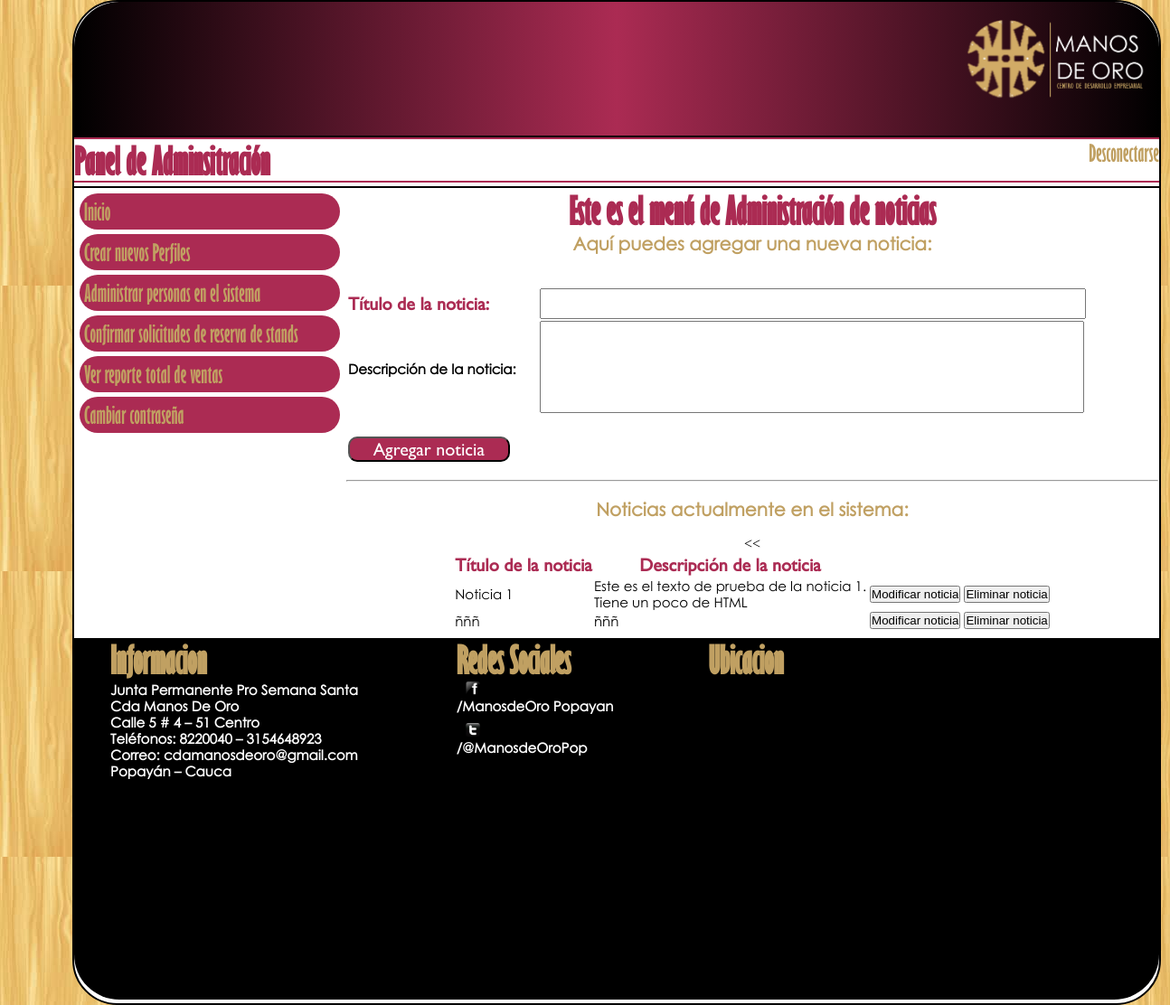
/Interfaces/admonNoticias.php (signed in), run on the app's committed database.
### tables this page shows
CREATE TABLE IF NOT EXISTS `noticias` (
  `idNoticia` int(11) NOT NULL,
  `titulo` varchar(150) NOT NULL,
  `contenido` text NOT NULL
);

### Librerias/Datasource.php (called while the page is built, shortened)
<?php
class Datasource {
        var $dbLink;
       function Datasource($dbHost, $dbName, $dbuser, $dbpasswd) {
                $this->dbLink = mysql_connect ($dbHost, $dbuser, $dbpasswd);
	}
        function execute($sql) {
                $result = mysql_query($sql, $this->dbLink);
                return $result;
        }
        function nextRow ($result) {
                $row = mysql_fetch_array($result);
                return $row;
        }
        function checkErrors($sql) {
                $err=mysql_error();
                $errno=mysql_errno();
                if($errno) {
                        $message = "The following SQL command ".$sql." caused Database error: ".$err.".";
                        print "Unrecowerable error has occurred. All data will be logged.";
                        print "Please contact System Administrator for help! \n";
                        print " ".$message." \n";
                        exit;
                } else {
                        return;
                }
        }
}
?>

### Librerias/Administrador.php (called while the page is built, shortened)
<?php
class Administrador {
    var $idAdministrador;
    var $primerNom;
    var $segundoNom;
    var $primerApe;
    var $segundoApe;
    var $username;
    var $password;
    var $email;
    var $tipo;
    function getIdAdministrador() {
          return $this->idAdministrador;
    }
    function setIdAdministrador($idAdministradorIn) {
          $this->idAdministrador = $idAdministradorIn;
    }
    function getPrimerNom() {
          return $this->primerNom;
    }
    function setPrimerNom($primerNomIn) {
          $this->primerNom = $primerNomIn;
    }
    function getSegundoNom() {
          return $this->segundoNom;
    }
    function setSegundoNom($segundoNomIn) {
          $this->segundoNom = $segundoNomIn;
    }
    function getPrimerApe() {
          return $this->primerApe;
    }
    function setPrimerApe($primerApeIn) {
          $this->primerApe = $primerApeIn;
    }
    function getSegundoApe() {
          return $this->segundoApe;
    }
    function setSegundoApe($segundoApeIn) {
          $this->segundoApe = $segundoApeIn;
    }
    function getUsername() {
          return $this->username;
    }
    function setUsername($usernameIn) {
          $this->username = $usernameIn;
    }
    function getPassword() {
          return $this->password;
    }
    function setPassword($passwordIn) {
          $this->password = $passwordIn;
    }
    function getEmail() {
          return $this->email;
    }
    function setEmail($emailIn) {
          $this->email = $emailIn;
    }
    function getTipo() {
          return $this->tipo;
    }
    function setTipo($tipoIn) {
          $this->tipo = $tipoIn;
    }
}
?>

### Librerias/AdministradorDao.php (called while the page is built, shortened)
<?php
class AdministradorDao {
    function createValueObject() {
          return new Administrador();
    }
    function searchMatching($conn, $valueObject) {
          $first = true;
          $sql = "SELECT * FROM administrador WHERE 1=1 ";
          if ($valueObject->getIdAdministrador() != 0) {
              if ($first) { $first = false; }
              $sql = $sql."AND idAdministrador = ".$valueObject->getIdAdministrador()." ";
          }
          $sql = $sql."ORDER BY idAdministrador ASC ";
          $searchResults = $this->listQuery($conn, $sql);
          return $searchResults;
    }
    function listQuery($conn, $sql) {
          $searchResults = array();
          $result = $conn->execute($sql);
          while ($row = $conn->nextRow($result)) {
               $temp = $this->createValueObject();
               $temp->setIdAdministrador($row[0]);
               $temp->setPrimerNom($row[1]);
               $temp->setSegundoNom($row[2]);
               $temp->setPrimerApe($row[3]);
               $temp->setSegundoApe($row[4]);
               $temp->setUsername($row[5]);
               $temp->setPassword($row[6]);
               $temp->setEmail($row[7]);
               $temp->setTipo($row[8]);
               array_push($searchResults, $temp);
          }
          return $searchResults;
    }
}
?>

### Librerias/NoticiasDao.php (called while the page is built, shortened)
<?php
class NoticiasDao {
    function createValueObject() {
          return new Noticias();
    }
    function loadAll($conn) {
          $sql = "SELECT * FROM noticias ORDER BY idNoticia ASC ";
          $searchResults = $this->listQuery($conn, $sql);
          return $searchResults;
    }
    function listQuery($conn, $sql) {
          $searchResults = array();
          $result = $conn->execute($sql);
          while ($row = $conn->nextRow($result)) {
               $temp = $this->createValueObject();
               $temp->setIdNoticia($row[0]);
               $temp->setTitulo($row[1]);
               $temp->setContenido($row[2]);
               array_push($searchResults, $temp);
          }
          return $searchResults;
    }
}
?>

### Librerias/Noticias.php (called while the page is built, shortened)
<?php
class Noticias {
    var $titulo;
    var $contenido;
    function getTitulo() {
          return $this->titulo;
    }
    function setTitulo($tituloIn) {
          $this->titulo = $tituloIn;
    }
    function getContenido() {
          return $this->contenido;
    }
    function setContenido($contenidoIn) {
          $this->contenido = $contenidoIn;
    }
}
?>

### Interfaces/admonNoticias.php (the view, shortened to what this page needs)
<?php
	include_once("../Librerias/Datasource.php");
	include_once("../Librerias/AdministradorDao.php");
	include_once("../Librerias/Administrador.php");
	include_once("../Librerias/Noticias.php");
	include_once("../Librerias/NoticiasDao.php");
	function mostrarMenu($permisos)
	{
		if($permisos<2)
		{
			return "<ul><li><a id=\"opc_admin\" href=\"admon.php\">Inicio</a></li><li><a id=\"opc_admin\" href=\"admonNoticias.php\">Noticias</a></li><li><a id=\"opc_admin\" href=\"cambiarInstitucional.php\">Informacion Institucional</a></li><li><a id=\"opc_admin\" href=\"peticionesRegistro.php\">Peticiones de registro</a></li><li><a id=\"opc_admin\" href=\"verVentasAdmin.php\">Ver reporte total de ventas</a><br></li><li><a id=\"opc_admin\" href=\"confirmarStands.php\">Confirmar solicitudes de reserva de stands</a><br></li><li><a id=\"opc_admin\" href=\"agregarCurso.php\">Agregar un curso</a><br></li><li><a id=\"opc_admin\" href=\"cambiarComision.php\">Comision Tienda Virtual</a><br></li><li><a id=\"opc_admin\" href=\"cambiarContrasena.php\">Cambiar contraseña</a><br></li><li><a id=\"opc_admin\" href=\"creacionPerfil.php\">Crear nuevos Perfiles</a><br></li><li><a id=\"opc_admin\" href=\"creacionPersonas.php\">Administrar personas en el sistema</a><br></li></ul>";
		}
		else
		{
			$permisos=$permisos-2;
			$cadena="<ul><li><a id=\"opc_admin\" href=\"admon.php\">Inicio</a></li>";
			if(($permisos&2)!=0)
			{
				$cadena=$cadena."<li><a id=\"opc_admin\" href=\"creacionPerfil.php\">Crear nuevos Perfiles</a><br></li>";
				$cadena=$cadena."<li><a id=\"opc_admin\" href=\"creacionPersonas.php\">Administrar personas en el sistema</a><br></li>";
			}
			if(($permisos&4)!=0)
			{
				$cadena=$cadena."<li><a id=\"opc_admin\" href=\"confirmarStands.php\">Confirmar solicitudes de reserva de stands</a><br></li>";
			}
			if(($permisos&8)!=0)
			{
				$cadena=$cadena."<li><a id=\"opc_admin\" href=\"verVentasAdmin.php\">Ver reporte total de ventas</a><br></li>";
			}
			$cadena=$cadena."<li><a id=\"opc_admin\" href=\"cambiarContrasena.php\">Cambiar contraseña</a><br></li></ul>";
			return $cadena;
		}
	}
	if(isset($_SESSION["USER"]))
	{
		if($_SESSION["ROL"]!="Administrador")
		{
			if($_SESSION["ROL"]=="Administrador de tienda")
			{
				?>
				<script>
					alert("No tienes permiso para ver esto. Ser\u00e1s redireccionado a tu p\u00e1gina de inicio");
				</script>
				<meta http-equiv="refresh" content="0,url=admonTienda.php">
				<?php
			}
			else
			{
				?>
					<script>
						alert("No tienes permiso para ver esto. Ser\u00e1s redireccionado a tu p\u00e1gina de inicio");
					</script>
					<meta http-equiv="refresh" content="0,url=principal.php">
				<?php
			}
		}
		else
		{
			$conn=new Datasource($dbhost,$dbName,$dbUser,$dbPassword);
			$adao=new AdministradorDao();
			$busqueda=new Administrador();
			$busqueda->setIdAdministrador($_SESSION["ID"]);
			$list=$adao->searchMatching($conn,$busqueda);
			$admin=$list[0];
			$ndao=new NoticiasDao();
			?>
<!DOCTYPE html>
<html>
	<head>
				<link rel="stylesheet" href="../css/diseno.css">
	</head>
	<body  onload="initialize()">
		<div id="contenedor">
			<header>
				<div id="img_fon">
					<img src="../imgs/logo1.png" id="logo_cabecera">
				</div>
			</header>
			<nav id="nav_admon">
				<div style="float: left; width: 33%;">
					<h1 id="titulos_noti">Panel de Adminsitración</h1>
				</div>
				<div id="desconectarse"style="float: right;">
					<center>
						<a id="titulos_desconectarse" href="../Logica/logout.php">Desconectarse</a>
					</center>
				</div>
			</nav>
			<aside>
				<?php
					echo(mostrarMenu($admin->getTipo()));
				?>
			</aside>
			<section id="sec6">
				<center>
					<h1 id="titulos_noti">Este es el menú de Administración de noticias</h1>
					<h1 id="titulos_noticias">Aquí puedes agregar una nueva noticia:</h1>
					<br>
					<br>
					<form method='POST' action='../Logica/agregarNoticia.php'>
						<table style="width:100%">
							<tr>
								<td>
									<h1 id="strings_editar_rojo">Título de la noticia:</h1>
								</td>
								<td>
									<input style="width:600px; height: 30px"type="text" name="titulo" maxlength="149" required>
								</td>
							</tr>
							<tr>
								<td>
									<h1 id="strings_editar">Descripción de la noticia:</h1>
								</td>
								<td>
									<textarea style="resize:none; width:600px; height: 100px" type="text" name="descripcion" maxlength="65535" required></textarea>
								</td>
							</tr>
							<tr>
								<td colspan='2'>
									<input id="boton_buscar" type="submit" value="Agregar noticia">
								</td>
							</tr>
						</table>
					</form>
<br>
					<hr>
<br>
					<h1 id="titulos_noticias">Noticias actualmente en el sistema:</h1>
					<?php
						$noticias=$ndao->loadAll($conn);
						if(count($noticias)<=4)
						{
							echo("No hay noticias actualmente en el sistema");
						}
						else
						{
							echo("<table>");
							echo("<th id='strings_editar_rojo'>Título de la noticia</th>");
							echo (	"<br>");
							echo("<th id='strings_editar_rojo'>Descripción de la noticia</th>");
							for($i=4;$i<count($noticias);$i++)
							{
								echo("<tr>");
								echo("<td id='strings_editar'>".$noticias[$i]->getTitulo()."</td>");
								echo("<td id='strings_editar'>".$noticias[$i]->getContenido()."</td>");
								echo("<td><form method='POST' action='modificarNoticia.php'><td><input type='hidden' name='id' value='".$noticias[$i]->getIdnoticia()."'><input type='submit' value='Modificar noticia'></form></td><");
								echo("<td><form method='POST' action='eliminarNoticia.php'><td><input type='hidden' name='id' value='".$noticias[$i]->getIdnoticia()."'><input type='submit' value='Eliminar noticia'></form></td>");
								echo("</tr>");
							}
							echo("</table>");
						}
					?>
				</center>
			</section>
			<footer>
				<div style="float: left; width: 33%;">
						<h1 id="titulos_footer">Informacion</h1>
						<h1 id="strings_footer">Junta Permanente Pro Semana Santa</h1>
						<h1 id="strings_footer">Cda Manos De Oro</h1>
						<h1 id="strings_footer">Calle 5 # 4 – 51 Centro</h1>
						<h1 id="strings_footer">Teléfonos: 8220040 – 3154648923</h1>
						<h1 id="strings_footer">Correo: cdamanosdeoro@gmail.com</h1>
						<h1 id="strings_footer">Popayán – Cauca</h1>
				</div>
				<div style="float: left; width: 23%;">
						<h1 id="titulos_footer">Redes Sociales</h1>
						<div id="foot_face">
							<a onclick="ir_facebook()"><img src="../imgs/facebook.png" id="logo_redes"></a>
							<h1 id="strings_footer">/ManosdeOro Popayan</h1>
						</div>
						<br>
						<div id="foot_twiter">
						<a onclick="ir_twiter()"><img src="../imgs/twiter.png" id="logo_redes"></a>
						<h1 id="strings_footer">/@ManosdeOroPop</h1>
						</div>
				</div>
				<div style="float: right; width: 43%;">
						<h1 id="titulos_footer">Ubicacion</h1>
						 <div id="map_canvas" style="width:auto; height:300px; margin-right:10px"></div>
			</footer>
		</div>
	</body>
</html>
			<?php
		}
	}
?>

### css/diseno.css (style rules this page uses)
* { margin : 0px; padding : 0px; }
header, nav, section, aside, footer { display : block; -moz-box-sizing: border-box; -webkit-box-sizing: border-box; -ms-box-sizing: border-box; -o-box-sizing: border-box; }
body { padding-left: 80px; padding-right: 80px; background-image: url("../imgs/fondo_madera.jpg"); }
#contenedor { margin: 0 auto; position: relative; height: auto; width: 1200px; -moz-border-radius: 50px 50px 50px 50px; -webkit-border-radius: 50px 50px 50px 50px; border-style: solid; border-width: 2px; border-color: #000; background: #fff; }
header { height: 150px; background : -moz-linear-gradient(left, #000000,#AB2B53, #000000); background : -webkit-linear-gradient(left, #000000,#AB2B53, #000000); -moz-border-radius: 50px 50px 0px 0px; -webkit-border-radius: 50px 50px 0px 0px; border-style: solid; border-width: 2px; border-color: #000000; border-right: none; border-top: none; border-left: none; }
nav { width: auto; height: auto; border-style: solid; border-width: 2px; border-color: #AB2B53; border-left: none; border-right: none; }
section { width: auto; height: 505px; background: #ffffff; color: #000000; border-style: solid; border-width: 2px; border-color: #000000; border-left: none; border-bottom: none; border-right: none; padding: 1px; }
#sec6 { width: 75%; float: right; background: #ffffff; color: #000000; height: 500px; overflow: scroll; border-style: solid; border-width: 2px; border-color: #000000; border-left: none; border-bottom: none; border-right: none; padding: 1px; }
aside { padding: 1px; list-style: none; width: 25%; float: left; height: auto; background: #ffffff; border-style: solid; border-width: 2px; border-color: #000000; border-left: none; border-bottom: none; border-right: none; -moz-border-radius: 0px 0px 50px 50px; -webkit-border-radius: 0px 0px 50px 50px; }
aside li { margin: 5px; list-style: none; cursor: pointer; padding: 5px; background: #AB2B53; -moz-border-radius: 20px; -webkit-border-radius: 20px; }
footer { display: inline-block; list-style: none; padding-left: 40px; font-family:GillSansMT; font-size: 9px; color: #ffffff; width: 100%; height: 400px; background : #000000; clear : both; -moz-border-radius: 0px 0px 50px 50px; -webkit-border-radius: 0px 0px 50px 50px; }
#logo_cabecera { height: 90%; width: 19%; float: right; }
#logo_redes { margin-left: 10px; cursor: pointer; height: 53%; width: 99%; }
#logo_redes { margin-left: 10px; cursor: pointer; height: 53%; width: 6%; }
#titulos_footer { font-family:GillSansMTCondensed; color: #C0A062; font-size: 40px; text-decoration: none; }
#strings_footer { font-family: CenturyGothicNormal; color: #ffffff; font-size: 15px; }
#strings_editar { font-family: CenturyGothicNormal; color: #000; font-size: 15px; text-align: justify; }
#strings_editar_rojo { font-family: GillSansMT; color: #AB2B53; font-size: 20px; }
#boton_buscar { margin-top: 20px; font-family: GillSansMT; color: #ffffff; font-size: 20px; padding-left: 5px; padding-right: 5px; width: 20%; background: #AB2B53; -moz-border-radius: 10px; -webkit-border-radius: 10px; -ms-border-radius: 10px; -o-border-radius: 10px; }
#img_fon { width: auto; height: auto; padding-top: 20px; padding-left: 80px; }
#titulos_noti { font-family:GillSansMTCondensed; color: #AB2B53; font-size: 40px; vertical-align:middle; }
#titulos_noticias { font-family:CenturyGothicNormal; color: #C0A062; font-size: 20px; }
#nav_admon { display: inline-block; width: 100%; height: 50px; background: #fff; }
#titulos_desconectarse { font-family:GillSansMTCondensed; color: #C0A062; font-size: 25px; text-decoration: none; }
#opc_admin { text-decoration: none; font-family:GillSansMTCondensed; color: #C0A062; font-size: 25px; }

### data on the page
noticias: titulo "Noticia 1", contenido "Este es el texto de prueba de la noticia 1. Tiene un poco de HTML"
noticias: titulo "ñññ", contenido "ñññ"
